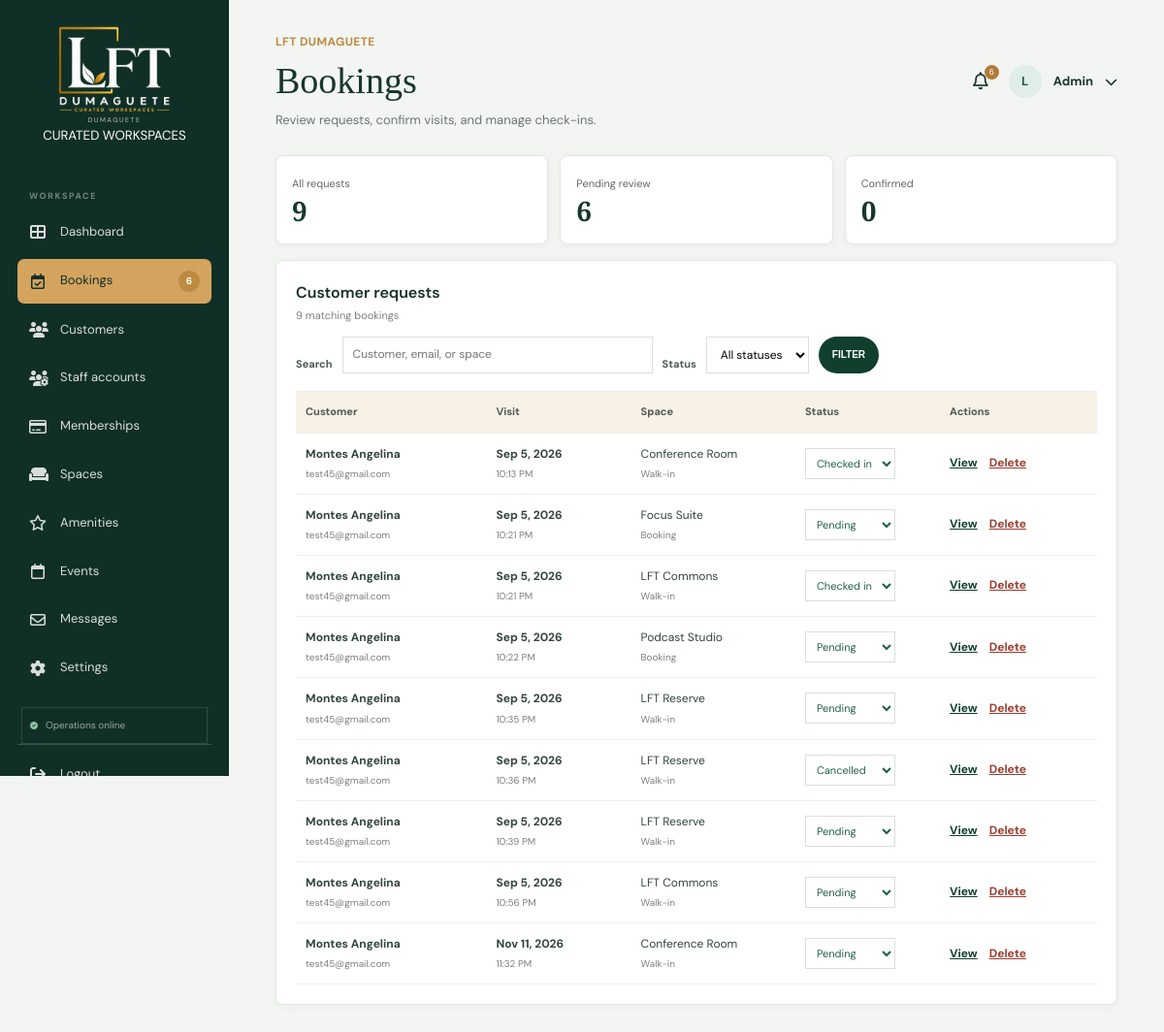
/Admin/bookings/index.php (signed in), run on the app's committed database.
### tables this page shows
CREATE TABLE `bookings` (
  `id` int(10) UNSIGNED NOT NULL,
  `user_id` int(10) UNSIGNED NOT NULL,
  `booking_type` enum('booking','walk-in') NOT NULL,
  `space` varchar(160) NOT NULL,
  `space_id` int(10) UNSIGNED DEFAULT NULL,
  `visit_date` date NOT NULL,
  `visit_time` time NOT NULL,
  `duration_minutes` int(10) UNSIGNED NOT NULL DEFAULT 60,
  `guest_count` int(10) UNSIGNED NOT NULL DEFAULT 1,
  `notes` text DEFAULT NULL,
  `status` varchar(40) NOT NULL DEFAULT 'Pending',
  `checked_in_at` datetime DEFAULT NULL,
  `created_at` timestamp NOT NULL DEFAULT current_timestamp(),
  `updated_at` timestamp NOT NULL DEFAULT current_timestamp() ON UPDATE current_timestamp(),
  `total_amount` decimal(10,2) NOT NULL DEFAULT 0.00,
  `payment_status` enum('Unpaid','Pending','Paid','Failed','Refunded') NOT NULL DEFAULT 'Unpaid',
  `payment_reference` varchar(100) DEFAULT NULL,
  `payment_provider` varchar(50) DEFAULT NULL,
  `paid_at` datetime DEFAULT NULL,
  `payment_method` varchar(30) DEFAULT NULL
);

CREATE TABLE `users` (
  `id` int(10) UNSIGNED NOT NULL,
  `name` varchar(120) NOT NULL,
  `email` varchar(190) NOT NULL,
  `password_hash` varchar(255) NOT NULL,
  `role` enum('customer','staff','admin') NOT NULL DEFAULT 'customer',
  `phone` varchar(40) NOT NULL DEFAULT '',
  `created_at` timestamp NOT NULL DEFAULT current_timestamp(),
  `updated_at` timestamp NOT NULL DEFAULT current_timestamp() ON UPDATE current_timestamp(),
  `profile_image` varchar(255) DEFAULT NULL
);

### Includes/db.php (called while the page is built, shortened)
<?php
function e(string|int|float|null $value): string
{
    return htmlspecialchars((string) $value, ENT_QUOTES, 'UTF-8');
}

### Admin/bookings/index.php (the view, shortened to what this page needs)
<?php
$connection = db();
$allowedStatuses = ['Pending', 'Confirmed', 'Checked in', 'Completed', 'Cancelled'];
$statusFilter = $_GET['status'] ?? '';
$search = trim($_GET['q'] ?? '');
$message = $_GET['message'] ?? '';
if (!in_array($statusFilter, $allowedStatuses, true)) $statusFilter = '';
$conditions = [];
$parameters = [];
$where = $conditions ? 'WHERE ' . implode(' AND ', $conditions) : '';
$statement = $connection->prepare("SELECT bookings.*, users.name, users.email FROM bookings JOIN users ON users.id = bookings.user_id $where ORDER BY bookings.visit_date ASC, bookings.visit_time ASC, bookings.created_at DESC");
$statement->execute($parameters);
$bookings = $statement->fetchAll();
$total = (int) $connection->query('SELECT COUNT(*) FROM bookings')->fetchColumn();
$pageTitle = 'Bookings | LFT Admin';
?>
<!DOCTYPE html><html lang="en"><head><meta charset="UTF-8"><meta name="viewport" content="width=device-width, initial-scale=1.0"><title><?= e($pageTitle) ?></title><link rel="stylesheet" href="../../assets/css/style.css"><link rel="stylesheet" href="https://cdnjs.cloudflare.com/ajax/libs/font-awesome/6.5.2/css/all.min.css"></head><body><main class="admin-app"><?php require "../sidebar.php"; ?><div class="admin-main"><header class="admin-topbar"><div><p class="section-label">LFT DUMAGUETE</p><h1>Bookings</h1><p>Review requests, confirm visits, and manage check-ins.</p></div><?php require '../profile.php'; ?></header><?php if ($message): ?><div class="success-message"><?= e($message) ?></div><?php endif; ?><section class="admin-kpis booking-summary"><article><span>All requests</span><strong><?= $total ?></strong></article><article><span>Pending review</span><strong><?= (int) $connection->query("SELECT COUNT(*) FROM bookings WHERE status = 'Pending'")->fetchColumn() ?></strong></article><article><span>Confirmed</span><strong><?= (int) $connection->query("SELECT COUNT(*) FROM bookings WHERE status = 'Confirmed'")->fetchColumn() ?></strong></article></section><section class="admin-widget booking-panel"><div class="widget-heading"><div><h2>Customer requests</h2><p><?= count($bookings) ?> matching <?= count($bookings) === 1 ? 'booking' : 'bookings' ?></p></div></div><form class="booking-filters" method="get"><label for="booking-search">Search</label><input id="booking-search" name="q" value="<?= e($search) ?>" placeholder="Customer, email, or space"><label for="booking-status">Status</label><select id="booking-status" name="status"><option value="">All statuses</option><?php foreach ($allowedStatuses as $status): ?><option value="<?= e($status) ?>" <?= $statusFilter === $status ? 'selected' : '' ?>><?= e($status) ?></option><?php endforeach; ?></select><button class="btn btn-green" type="submit">FILTER</button><?php if ($search !== '' || $statusFilter !== ''): ?><a class="text-link" href="index.php">Clear</a><?php endif; ?></form><div class="booking-table"><div class="booking-table-head"><span>Customer</span><span>Visit</span><span>Space</span><span>Status</span><span>Actions</span></div><?php if (!$bookings): ?><div class="empty-state">No bookings match these filters.</div><?php else: foreach ($bookings as $booking): ?><div class="booking-table-row"><div><strong><?= e($booking['name']) ?></strong><small><?= e($booking['email']) ?></small></div><div><strong><?= e(date('M j, Y', strtotime($booking['visit_date']))) ?></strong><small><?= e(date('g:i A', strtotime($booking['visit_time']))) ?></small></div><span><?= e($booking['space']) ?><small><?= e(ucfirst($booking['booking_type'])) ?></small></span><form method="post" class="booking-status-form"><input type="hidden" name="action" value="booking-status"><input type="hidden" name="booking_id" value="<?= (int) $booking['id'] ?>"><select name="status" aria-label="Status for <?= e($booking['name']) ?>" onchange="this.form.submit()"><?php foreach ($allowedStatuses as $status): ?><option <?= $booking['status'] === $status ? 'selected' : '' ?>><?= e($status) ?></option><?php endforeach; ?></select><noscript><button class="text-link" type="submit">Save</button></noscript></form><div class="row-actions"><a class="text-link" href="view.php?id=<?= (int) $booking['id'] ?>">View</a><form method="post" action="delete.php" onsubmit="return confirm('Delete this booking?');"><input type="hidden" name="id" value="<?= (int) $booking['id'] ?>"><button class="danger-link" type="submit">Delete</button></form></div></div><?php endforeach; endif; ?></div></section></div></main></body></html>

### assets/css/style.css (style rules this page uses)
:root { --green: #103f2e; --dark-green: #0b3023; --gold: #bd8a42; --cream: #f8f5ef; --white: #ffffff; --black: #111111; --gray: #666666; --border: #d8c7a8; --container: 1180px; }
* { margin: 0; padding: 0; box-sizing: border-box; }
html { scroll-behavior: smooth; }
body { font-family: 'DM Sans', Arial, sans-serif; background: var(--cream); color: var(--black); line-height: 1.6; }
a { text-decoration: none; color: inherit; }
.btn { display: inline-flex; align-items: center; justify-content: center; padding: 12px 26px; border-radius: 30px; font-size: 12px; font-weight: 700; transition: .2s ease; }
.btn-green { color: white; background: var(--green); }
.section-label { color: var(--gold); font-size: 12px; font-weight: 700; letter-spacing: .4px; }
.success-message a, .auth-switch a, .empty-state a, .booking-links a, .text-link { color: var(--green); font-weight: 700; text-decoration: underline; }
.admin-user form, .row-actions { display: flex; align-items: center; gap: 10px; }
.danger-link { color: #9b3e32 !important; border: 0; background: none; cursor: pointer; font: inherit; }
.admin-app { min-height: 100vh; display: flex; background: #f3f5f2; }
.admin-main { flex: 1 1 auto; width: calc(100% - 236px); min-width: 0; margin-left: 236px; padding: 34px clamp(22px, 4vw, 58px); }
.admin-topbar { display: flex; align-items: center; justify-content: space-between; gap: 20px; margin-bottom: 25px; }
.admin-topbar h1 { font-family: 'Playfair Display', serif; font-size: 38px; font-weight: 500; color: #17362c; letter-spacing: 0; }
.admin-topbar p:last-child { color: #6d766f; font-size: 13px; }
.admin-kpis { display: grid; grid-template-columns: repeat(4, 1fr); gap: 12px; margin-bottom: 16px; }
.admin-kpis article, .admin-widget { background: white; border: 1px solid #e3e7e3; border-radius: 8px; box-shadow: 0 2px 8px rgba(19,45,35,.04); }
.admin-kpis article { min-height: 118px; padding: 16px; display: grid; grid-template-columns: 42px 1fr; column-gap: 11px; align-items: center; }
.admin-kpis span, .admin-kpis small { font-size: 11px; color: #5f6862; }
.admin-kpis strong { color: #17382c; font-family: 'Playfair Display', serif; font-size: 28px; line-height: 1; }
.admin-widget { padding: 18px; min-width: 0; }
.widget-heading { display: flex; justify-content: space-between; align-items: start; gap: 15px; margin-bottom: 12px; }
.widget-heading h2 { color: #182e26; font-size: 16px; font-weight: 600; }
.widget-heading p { color: #7a817c; font-size: 11px; margin-top: 3px; }
.booking-summary { grid-template-columns: repeat(3, 1fr); }
.booking-summary article { min-height: 92px; display: flex; flex-direction: column; align-items: flex-start; justify-content: center; gap: 4px; }
.booking-summary strong { font-size: 28px; }
.booking-panel { padding: 20px; }
.booking-filters { display: flex; align-items: end; gap: 10px; padding: 0 0 18px; border-bottom: 1px solid #edf0ed; }
.booking-filters label { display: grid; gap: 5px; color: #4e5952; font-size: 11px; font-weight: 700; }
.booking-filters input, .booking-filters select, .booking-update-form select { min-height: 38px; border: 1px solid #d8e0da; padding: 8px 10px; background: #fff; font: inherit; font-size: 12px; }
.booking-filters input { width: min(320px, 35vw); }
.booking-filters .btn, .booking-update-form .btn { min-height: 38px; padding: 9px 14px; border: 0; cursor: pointer; font-size: 10px; }
.booking-table { overflow-x: auto; }
.booking-table-head, .booking-table-row { min-width: 760px; display: grid; grid-template-columns: 1.35fr 1fr 1.15fr 1fr 1.05fr; gap: 14px; align-items: center; padding: 12px 10px; border-bottom: 1px solid #edf0ed; font-size: 12px; }
.booking-table-head { color: #4e5952; background: #f8f2e6; font-size: 11px; font-weight: 700; }
.booking-table-row > div, .booking-table-row > span { min-width: 0; color: #33463b; }
.booking-table-row strong, .booking-table-row small { display: block; }
.booking-table-row small { margin-top: 3px; color: #7a817c; font-size: 10px; overflow-wrap: anywhere; }
.booking-status-form select { max-width: 110px; border: 1px solid #d8e0da; padding: 7px; background: #fff; color: #226046; font: inherit; font-size: 11px; }
.booking-table-row .row-actions { justify-content: flex-start; gap: 12px; }

### assets/css/portal.css (style rules this page uses)
.danger-link { border: 0; background: transparent; color: #9b3328; font: inherit; font-size: 12px; font-weight: 700; text-decoration: underline; cursor: pointer; }

### data on the page
bookings: user.name "Montes Angelina", user.email "test45@gmail.com", visit_date "Sep 5, 2026", visit_time "10:13 PM", space "Conference Room", booking_type "Walk-in"
bookings: user.name "Montes Angelina", user.email "test45@gmail.com", visit_date "Sep 5, 2026", visit_time "10:21 PM", space "Focus Suite", booking_type "Booking"
bookings: user.name "Montes Angelina", user.email "test45@gmail.com", visit_date "Sep 5, 2026", visit_time "10:21 PM", space "LFT Commons", booking_type "Walk-in"
bookings: user.name "Montes Angelina", user.email "test45@gmail.com", visit_date "Sep 5, 2026", visit_time "10:22 PM", space "Podcast Studio", booking_type "Booking"
bookings: user.name "Montes Angelina", user.email "test45@gmail.com", visit_date "Sep 5, 2026", visit_time "10:35 PM", space "LFT Reserve", booking_type "Walk-in"
bookings: user.name "Montes Angelina", user.email "test45@gmail.com", visit_date "Sep 5, 2026", visit_time "10:36 PM", space "LFT Reserve", booking_type "Walk-in"
bookings: user.name "Montes Angelina", user.email "test45@gmail.com", visit_date "Sep 5, 2026", visit_time "10:39 PM", space "LFT Reserve", booking_type "Walk-in"
bookings: user.name "Montes Angelina", user.email "test45@gmail.com", visit_date "Sep 5, 2026", visit_time "10:56 PM", space "LFT Commons", booking_type "Walk-in"
bookings: user.name "Montes Angelina", user.email "test45@gmail.com", visit_date "Nov 11, 2026", visit_time "11:32 PM", space "Conference Room", booking_type "Walk-in"

### other printed values
$pendingBookings "6"
$total "9"
count($bookings) "9"
form field status "Checked in"
form field status "Pending"
form field status "Cancelled"
